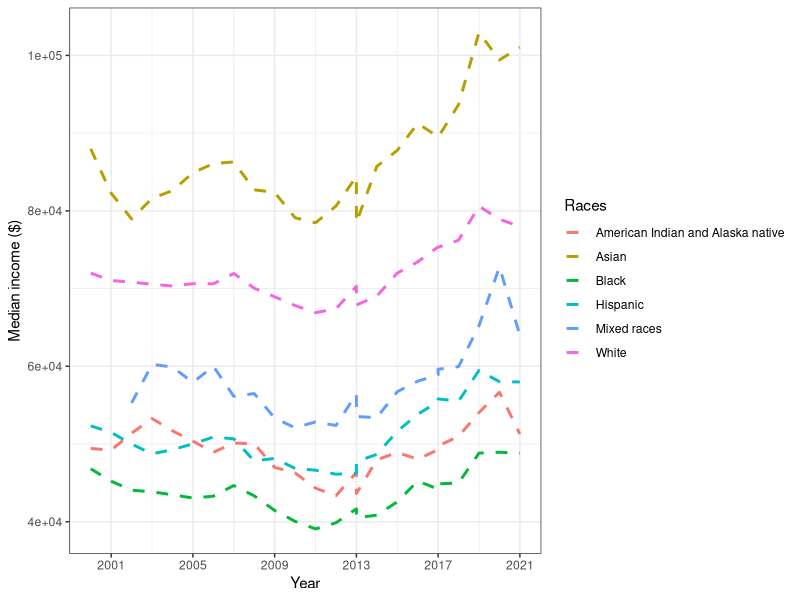
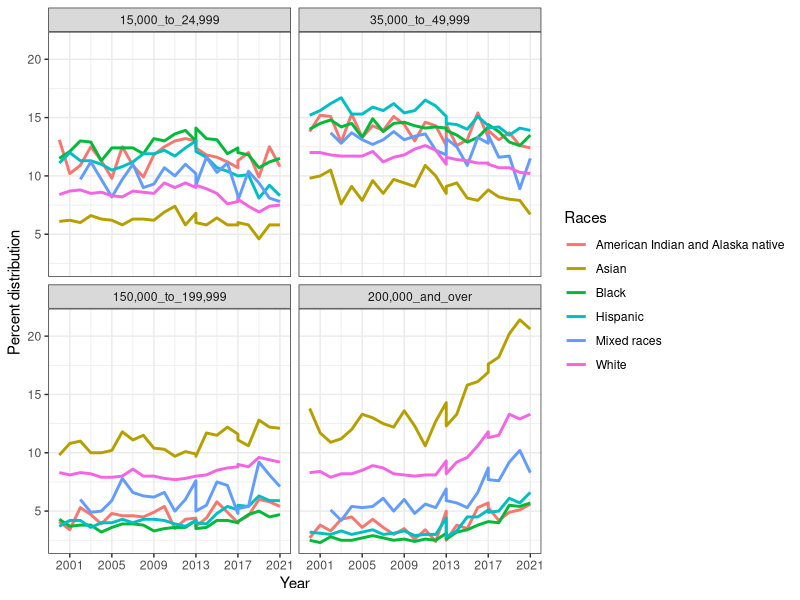
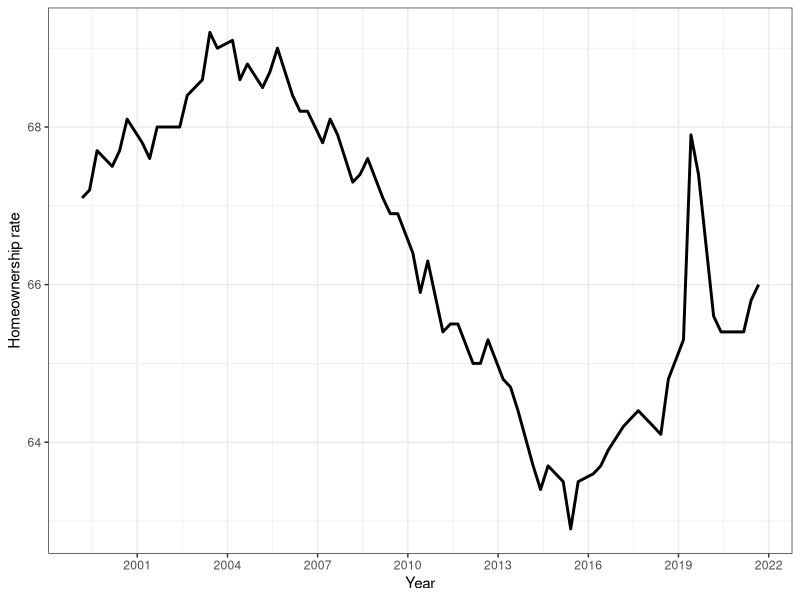
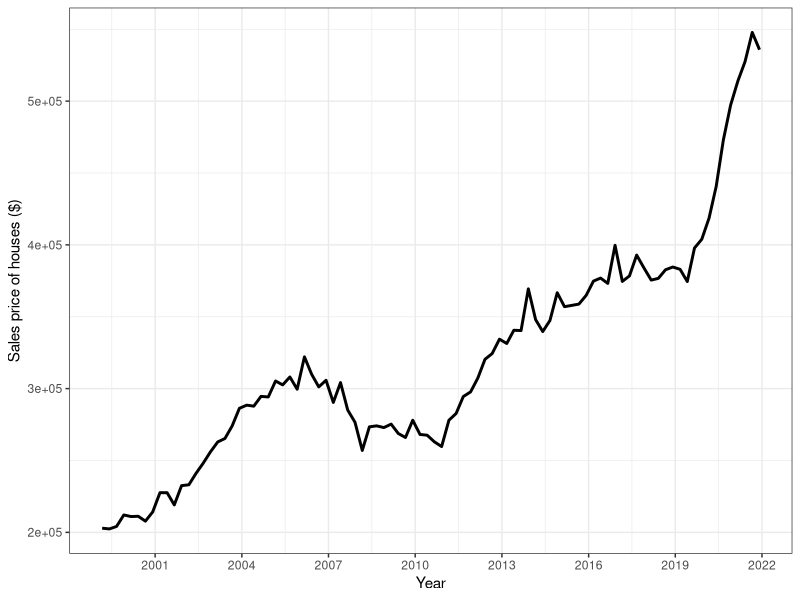

R code for these plots, in order:
## ---- chunk 1
knitr::opts_chunk$set(echo = TRUE)
## ---- chunk 2
rm(list = ls(all.names = TRUE))
cat("\014")
library(skimr)
library(data.table)
library(dplyr)
library(ggplot2)
library(tidyr)
library(kableExtra)
## ---- chunk 3
income = fread('tableA2.csv')

income$Number_thousands = as.numeric(income$Number_thousands)
income$Median_income = as.numeric(income$Median_income)
income$Margin_of_error_for_median = as.numeric(income$Margin_of_error_for_median)
income$Mean_income = as.numeric(income$Mean_income)
income$Margin_of_error_for_mean = as.numeric(income$Margin_of_error_for_mean)

i= income %>% 
  select(-Margin_of_error_for_median, -Margin_of_error_for_mean) %>% 
  na.omit()  

#skim (i)
## ---- chunk 4

income = fread('tableA2.csv') %>% 
  tibble 

df= income %>% 
  select(-Margin_of_error_for_median, -Margin_of_error_for_mean) %>% 
  na.omit() %>% 
  filter(!Races=='Blackd', !Races =='Asiand', !Races == 'Whited', !Races=='All races', !Races=='American Indian and Alaska native comb') %>% 
  filter(between(Year, 2000,2021))

ggplot(df, aes (Year, Median_income, color=Races)) +
         geom_line(linetype='dashed', size=1)+
         theme_bw() +
         labs(x = "Year", y = "Median income ($)", fill="Races") +
         scale_x_continuous(breaks=seq(1993,2021,by=4))+
         scale_fill_brewer(palette = "Set2")

## ---- chunk 5
year93 = df %>% 
  select(Year, Median_income, Races) %>% 
  filter(Year==2000) 

year21 = df %>% 
  select(Year, Median_income, Races) %>% 
  filter(Year==2021)

final = full_join(year93,year21, by = "Races" )

final %>% 
  mutate('Median income increase' = round ((Median_income.y - Median_income.x)/(2021-2000), digits=0)) %>% 
  select(Races,'Median income increase')  %>% 
  filter (!Races=='Mixed races') %>% 
  kable(align=rep('c', 3), format = "pandoc", booktabs = TRUE, caption = "Real median income increase between 2000-2021 (slope of the lines) for each race", escape = FALSE)

## ---- chunk 6
dfl = pivot_longer(df, cols = c('15,000_to_24,999' , '35,000_to_49,999', '150,000_to_199,999',  '200,000_and_over'))

dfl$name= as.factor(dfl$name)

ggplot(dfl, aes (Year, value, color=Races)) +
         facet_wrap(~factor(name, levels = c('15,000_to_24,999', '35,000_to_49,999', '150,000_to_199,999', '200,000_and_over')))+
         geom_line(size=1)+
         theme_bw() +
         scale_x_continuous(breaks=seq(1993,2021,by=4))+
         labs(x = "Year", y = "Percent distribution", fill="Races") 
## ---- chunk 7
home = read.csv('home.csv')

home$DATE = strptime(as.character(home$DATE), "%m/%d/%Y") %>% 
  as.Date((home$DATE), format = "%d-%m-%y")

home %>% 
  filter(DATE>'1999-07-01') %>% 
  ggplot(aes (DATE, Percent)) +
         geom_line(size=1)+
         theme_bw() +
         labs(x = "Year", y = "Homeownership rate") +
         scale_x_date(date_breaks = "36 months", date_labels = "%Y")+
         scale_fill_brewer(palette = "Set2")

## ---- chunk 8
home_price = read.csv('home_price.csv')

home_price$Date = strptime(as.character(home_price$Date), "%m/%d/%Y") %>% 
  as.Date((home_price$Date), format = "%d-%m-%y")


home_price %>% 
  filter(Date>'1999-10-01') %>% 
  ggplot(aes (Date, Price)) +
         geom_line(size=1)+
         theme_bw() +
         labs(x = "Year", y = "Sales price of houses ($)") +
         scale_x_date(date_breaks = "36 months", date_labels = "%Y")+
         scale_fill_brewer(palette = "Set2")

## ---- chunk 9
df=read.csv("Project.csv")

kable(df, align = "l")|>
 column_spec(1, width = "3cm")|>
 column_spec(2, width = "4cm")|>
 column_spec(3, width = "10cm")
